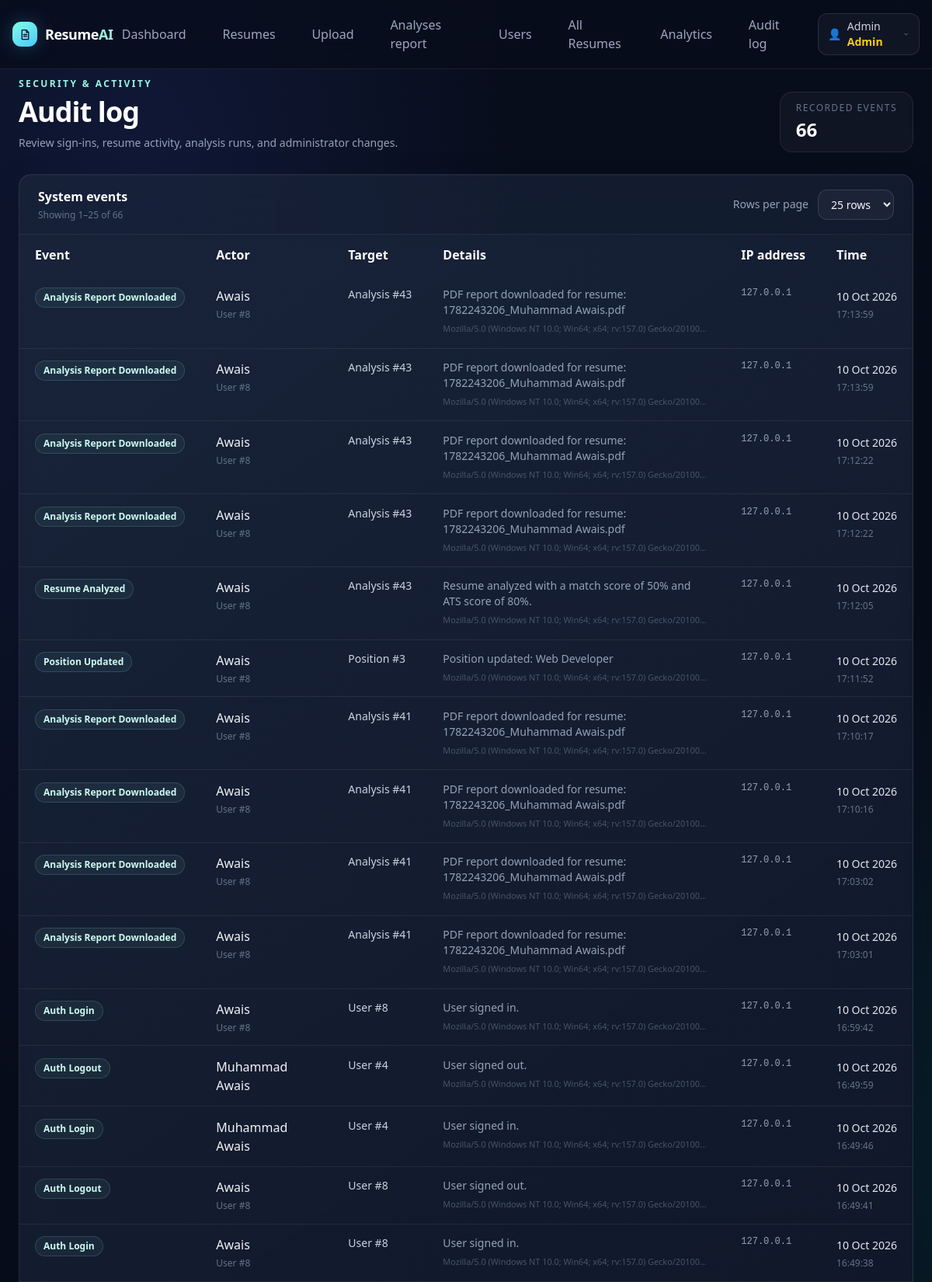
Page /modules/admin/audit_logs.php (signed in, upper part) on the committed database.
### tables this page shows
CREATE TABLE `audit_logs` (
  `id` bigint(20) UNSIGNED NOT NULL,
  `actor_id` int(11) DEFAULT NULL,
  `actor_name` varchar(150) DEFAULT NULL,
  `action` varchar(100) NOT NULL,
  `entity_type` varchar(80) DEFAULT NULL,
  `entity_id` bigint(20) UNSIGNED DEFAULT NULL,
  `details` text DEFAULT NULL,
  `ip_address` varchar(45) DEFAULT NULL,
  `user_agent` varchar(255) DEFAULT NULL,
  `created_at` timestamp NOT NULL DEFAULT current_timestamp()
);

### modules/admin/audit_logs.php (the view, shortened to what this page needs)
<?php
require_once __DIR__ . "/../../config/db.php";
$totalRows = (int)$pdo->query("SELECT COUNT(*) FROM audit_logs")->fetchColumn();
$allowedSizes = ['25' => 25, '50' => 50, '80' => 80, 'all' => $totalRows];
$pageSizeKey = isset($_GET['limit']) && isset($allowedSizes[(string)$_GET['limit']]) ? (string)$_GET['limit'] : '25';
$pageSize = $allowedSizes[$pageSizeKey];
$page = max(1, (int)($_GET['p'] ?? 1));
$totalPages = $pageSizeKey === 'all' ? 1 : max(1, (int)ceil($totalRows / $pageSize));
$page = min($page, $totalPages);
$offset = $pageSizeKey === 'all' ? 0 : ($page - 1) * $pageSize;
$limitSql = $pageSizeKey === 'all' ? '' : ' LIMIT ' . (int)$pageSize . ' OFFSET ' . (int)$offset;
$logs = $pdo->query(
    "SELECT audit_logs.*, COALESCE(audit_logs.actor_name, users.name, 'System / unauthenticated') AS display_actor
     FROM audit_logs
     LEFT JOIN users ON users.id = audit_logs.actor_id
     ORDER BY audit_logs.created_at DESC, audit_logs.id DESC" . $limitSql
)->fetchAll();
$rangeStart = $totalRows === 0 ? 0 : $offset + 1;
$rangeEnd = $pageSizeKey === 'all' ? $totalRows : min($offset + $pageSize, $totalRows);
require_once __DIR__ . "/../../templates/header.php";
?>
<main class="mx-auto w-full max-w-7xl px-4 pb-14 pt-5 sm:px-6">
    <section class="mb-7 flex flex-col gap-5 sm:flex-row sm:items-end sm:justify-between">
        <div>
            <p class="mb-2 text-xs font-semibold uppercase tracking-[.2em] text-teal-200">Security &amp; activity</p>
            <h1 class="text-3xl font-bold tracking-tight text-white sm:text-4xl">Audit log</h1>
            <p class="mt-2 text-sm leading-6 text-slate-400">Review sign-ins, resume activity, analysis runs, and administrator changes.</p>
        </div>
        <div class="rounded-2xl border border-white/[.08] bg-white/[.035] px-5 py-3">
            <p class="text-xs uppercase tracking-[.12em] text-slate-500">Recorded events</p>
            <p class="mt-1 text-2xl font-bold text-white"><?php echo number_format($totalRows); ?></p>
        </div>
    </section>
    <section class="surface-card overflow-hidden rounded-2xl">
        <div class="flex flex-col gap-4 border-b border-white/[.07] px-4 py-4 sm:flex-row sm:items-center sm:justify-between sm:px-6">
            <div>
                <h2 class="font-semibold text-white">System events</h2>
                <p class="mt-1 text-xs text-slate-500">Showing <?php echo number_format($rangeStart); ?>–<?php echo number_format($rangeEnd); ?> of <?php echo number_format($totalRows); ?></p>
            </div>
            <form method="get" action="<?php echo htmlspecialchars(BASE_URL . 'index.php', ENT_QUOTES, 'UTF-8'); ?>" class="flex items-center gap-3">
                <label for="auditLimit" class="text-sm text-slate-400">Rows per page</label>
                <select id="auditLimit" name="limit" onchange="this.form.submit()" style="color-scheme:dark" class="rounded-xl border border-white/10 bg-slate-900/80 px-3 py-2 text-sm text-slate-100">
                    <option value="25" <?php echo $pageSizeKey === '25' ? 'selected' : ''; ?>>25 rows</option>
                </select>
            </form>
        </div>
        <div class="app-table-wrap rounded-none border-0 bg-transparent shadow-none">
            <table class="w-full text-left">
                <thead>
                    <tr>
                        <th class="px-5">Event</th>
                        <th class="px-5">Actor</th>
                        <th class="px-5">Target</th>
                        <th class="px-5">Details</th>
                        <th class="px-5">IP address</th>
                        <th class="px-5">Time</th>
                    </tr>
                </thead>
                <tbody>
                    <?php if ($logs): ?>
                        <?php foreach ($logs as $log): ?>
                            <?php
                                $eventLabel = ucwords(str_replace(['.', '_', '-'], ' ', (string)$log['action']));
                                $eventTone = strpos((string)$log['action'], 'deleted') !== false ? 'rose' : ((strpos((string)$log['action'], 'failed') !== false || strpos((string)$log['action'], 'locked') !== false) ? 'amber' : 'teal');
                                $targetText = $log['entity_type'] ? ucfirst(str_replace('_', ' ', $log['entity_type'])) . ($log['entity_id'] ? ' #' . $log['entity_id'] : '') : '—';
                            ?>
                            <tr class="border-b border-white/[.05] align-top">
                                <td class="px-5 py-4"><span class="inline-flex whitespace-nowrap rounded-full border border-<?php echo $eventTone; ?>-200/15 bg-<?php echo $eventTone; ?>-200/[.06] px-2.5 py-1 text-xs font-semibold text-<?php echo $eventTone; ?>-100"><?php echo htmlspecialchars($eventLabel); ?></span></td>
                                <td class="px-5 py-4"><p class="font-medium text-slate-100"><?php echo htmlspecialchars($log['display_actor']); ?></p><?php if ($log['actor_id'] !== null): ?><p class="mt-1 text-xs text-slate-500">User #<?php echo (int)$log['actor_id']; ?></p><?php endif; ?></td>
                                <td class="whitespace-nowrap px-5 py-4 text-sm text-slate-300"><?php echo htmlspecialchars($targetText); ?></td>
                                <td class="max-w-sm px-5 py-4 text-sm leading-5 text-slate-400" title="<?php echo htmlspecialchars((string)$log['details'], ENT_QUOTES, 'UTF-8'); ?>"><span class="line-clamp-2"><?php echo htmlspecialchars((string)($log['details'] ?: '—')); ?></span><?php if (!empty($log['user_agent'])): ?><span class="mt-1 block truncate text-[.68rem] text-slate-600" title="<?php echo htmlspecialchars($log['user_agent'], ENT_QUOTES, 'UTF-8'); ?>"><?php echo htmlspecialchars($log['user_agent']); ?></span><?php endif; ?></td>
                                <td class="whitespace-nowrap px-5 py-4 font-mono text-xs text-slate-400"><?php echo htmlspecialchars((string)($log['ip_address'] ?: '—')); ?></td>
                                <td class="whitespace-nowrap px-5 py-4"><time class="text-sm text-slate-200" datetime="<?php echo htmlspecialchars(date(DATE_ATOM, strtotime($log['created_at']))); ?>"><?php echo htmlspecialchars(date('d M Y', strtotime($log['created_at']))); ?></time><span class="mt-1 block text-xs text-slate-500"><?php echo htmlspecialchars(date('H:i:s', strtotime($log['created_at']))); ?></span></td>
                            </tr>
                        <?php endforeach; ?>
                    <?php endif; ?>
                </tbody>
            </table>
        </div>
    </section>
</main>
<?php require_once __DIR__ . "/../../templates/footer.php"; ?>

### templates/header.php (style rules this page uses)
* { box-sizing: border-box; }
body { background: radial-gradient(ellipse at 15% 12%, rgba(72,104,255,.13), transparent 34%), radial-gradient(ellipse at 90% 55%, rgba(9,212,180,.09), transparent 33%), #080d1b; }
body::before { content:""; position:fixed; inset:0; z-index:-1; pointer-events:none; opacity:.35; background-image:linear-gradient(rgba(142,166,208,.035) 1px,transparent 1px),linear-gradient(90deg,rgba(142,166,208,.035) 1px,transparent 1px); background-size:58px 58px; mask-image:linear-gradient(to bottom,black,transparent 85%); }
.surface-card, .stat-card, .card, .app-table-wrap { border:1px solid rgba(255,255,255,.09); background:linear-gradient(145deg,rgba(25,36,59,.76),rgba(13,20,36,.8)); box-shadow:0 18px 50px rgba(0,0,0,.14),inset 0 1px rgba(255,255,255,.035); backdrop-filter:blur(16px); }
.app-table-wrap { overflow-x:auto; border-radius:1rem; }
table { border-collapse:collapse; min-width:640px; }
table th { padding-top:.9rem!important; padding-bottom:.9rem!important; font-weight:700; white-space:nowrap; }
table td { padding-top:.9rem!important; padding-bottom:.9rem!important; color:#d5deeb; }
tbody tr { border-color:rgba(255,255,255,.07)!important; }
input:not([type=checkbox]), select, textarea { border-color:rgba(255,255,255,.12)!important; background-color:rgba(255,255,255,.045)!important; color:#f5f7ff!important; }

### modules/admin/audit_logs.php (style rules this page uses)
#auditLimit option { color: #f8fafc; background-color: #111827; }

### rows in the picture
audit_logs: action "Analysis Report Downloaded", display_actor "Awais", actor "8", targetText "Analysis #43", details "PDF report downloaded for resume: 1782243206_Muhammad Awais.pdf", user_agent "Mozilla/5.0 (Windows NT 10.0; Win64; x64; rv:157.0) Gecko/20100…", ip_address "127.0.0.1", created_at "10 Oct 2026", created_at "17:13:59"
audit_logs: action "Analysis Report Downloaded", display_actor "Awais", actor "8", targetText "Analysis #43", details "PDF report downloaded for resume: 1782243206_Muhammad Awais.pdf", user_agent "Mozilla/5.0 (Windows NT 10.0; Win64; x64; rv:157.0) Gecko/20100…", ip_address "127.0.0.1", created_at "10 Oct 2026", created_at "17:13:59"
audit_logs: action "Analysis Report Downloaded", display_actor "Awais", actor "8", targetText "Analysis #43", details "PDF report downloaded for resume: 1782243206_Muhammad Awais.pdf", user_agent "Mozilla/5.0 (Windows NT 10.0; Win64; x64; rv:157.0) Gecko/20100…", ip_address "127.0.0.1", created_at "10 Oct 2026", created_at "17:12:22"
audit_logs: action "Analysis Report Downloaded", display_actor "Awais", actor "8", targetText "Analysis #43", details "PDF report downloaded for resume: 1782243206_Muhammad Awais.pdf", user_agent "Mozilla/5.0 (Windows NT 10.0; Win64; x64; rv:157.0) Gecko/20100…", ip_address "127.0.0.1", created_at "10 Oct 2026", created_at "17:12:22"
audit_logs: action "Resume Analyzed", display_actor "Awais", actor "8", targetText "Analysis #43", details "Resume analyzed with a match score of 50% and ATS score of 80%.", user_agent "Mozilla/5.0 (Windows NT 10.0; Win64; x64; rv:157.0) Gecko/20100…", ip_address "127.0.0.1", created_at "10 Oct 2026", created_at "17:12:05"
audit_logs: action "Position Updated", display_actor "Awais", actor "8", targetText "Position #3", details "Position updated: Web Developer", user_agent "Mozilla/5.0 (Windows NT 10.0; Win64; x64; rv:157.0) Gecko/20100…", ip_address "127.0.0.1", created_at "10 Oct 2026", created_at "17:11:52"
audit_logs: action "Analysis Report Downloaded", display_actor "Awais", actor "8", targetText "Analysis #41", details "PDF report downloaded for resume: 1782243206_Muhammad Awais.pdf", user_agent "Mozilla/5.0 (Windows NT 10.0; Win64; x64; rv:157.0) Gecko/20100…", ip_address "127.0.0.1", created_at "10 Oct 2026", created_at "17:10:17"
audit_logs: action "Analysis Report Downloaded", display_actor "Awais", actor "8", targetText "Analysis #41", details "PDF report downloaded for resume: 1782243206_Muhammad Awais.pdf", user_agent "Mozilla/5.0 (Windows NT 10.0; Win64; x64; rv:157.0) Gecko/20100…", ip_address "127.0.0.1", created_at "10 Oct 2026", created_at "17:10:16"
audit_logs: action "Analysis Report Downloaded", display_actor "Awais", actor "8", targetText "Analysis #41", details "PDF report downloaded for resume: 1782243206_Muhammad Awais.pdf", user_agent "Mozilla/5.0 (Windows NT 10.0; Win64; x64; rv:157.0) Gecko/20100…", ip_address "127.0.0.1", created_at "10 Oct 2026", created_at "17:03:02"
audit_logs: action "Analysis Report Downloaded", display_actor "Awais", actor "8", targetText "Analysis #41", details "PDF report downloaded for resume: 1782243206_Muhammad Awais.pdf", user_agent "Mozilla/5.0 (Windows NT 10.0; Win64; x64; rv:157.0) Gecko/20100…", ip_address "127.0.0.1", created_at "10 Oct 2026", created_at "17:03:01"
audit_logs: action "Auth Login", display_actor "Awais", actor "8", targetText "User #8", details "User signed in.", user_agent "Mozilla/5.0 (Windows NT 10.0; Win64; x64; rv:157.0) Gecko/20100…", ip_address "127.0.0.1", created_at "10 Oct 2026", created_at "16:59:42"
audit_logs: action "Auth Logout", display_actor "Muhammad Awais", targetText "User #4", details "User signed out.", user_agent "Mozilla/5.0 (Windows NT 10.0; Win64; x64; rv:157.0) Gecko/20100…", ip_address "127.0.0.1", created_at "10 Oct 2026", created_at "16:49:59"
audit_logs: action "Auth Login", display_actor "Muhammad Awais", targetText "User #4", details "User signed in.", user_agent "Mozilla/5.0 (Windows NT 10.0; Win64; x64; rv:157.0) Gecko/20100…", ip_address "127.0.0.1", created_at "10 Oct 2026", created_at "16:49:46"
audit_logs: action "Auth Logout", display_actor "Awais", actor "8", targetText "User #8", details "User signed out.", user_agent "Mozilla/5.0 (Windows NT 10.0; Win64; x64; rv:157.0) Gecko/20100…", ip_address "127.0.0.1", created_at "10 Oct 2026", created_at "16:49:41"
audit_logs: action "Auth Login", display_actor "Awais", actor "8", targetText "User #8", details "User signed in.", user_agent "Mozilla/5.0 (Windows NT 10.0; Win64; x64; rv:157.0) Gecko/20100…", ip_address "127.0.0.1", created_at "10 Oct 2026", created_at "16:49:38"

### other values in the picture
$user_name "Admin"
$totalRows "66"
$rangeStart "1"
$rangeEnd "25"
